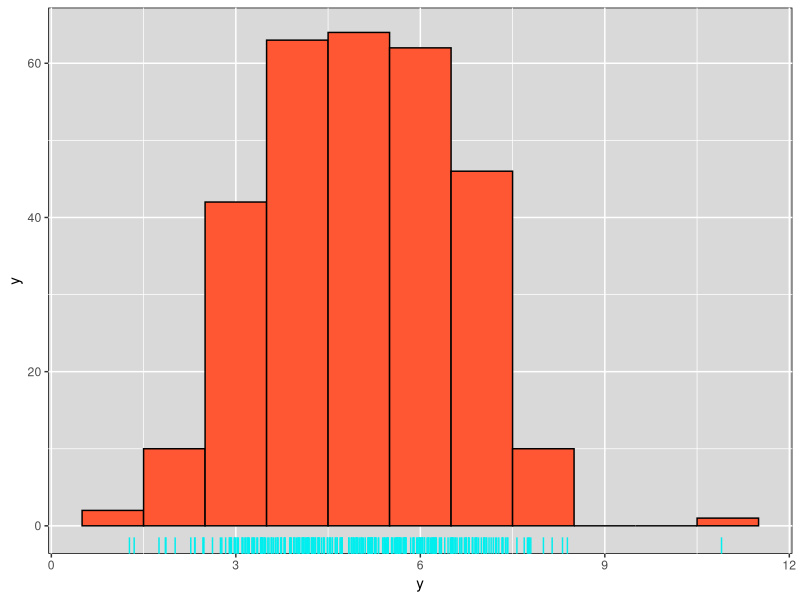

Write the R code that produced this figure. (Note: this script raises an error after producing the figure.)
# ESTEC - 18-20 December 2017
# by Rafael S. de Souza
# 
# (c) 2017, Rafael S. de Souza 
# 
# Customized MCMC sampler
# Case: Normal distribution

library(fitdistrplus)
library(ggplot2)
library(ggthemes)


# Generate data
set.seed(1056)                          # set seed to replicate example
nobs = 300                              # number of obs in model
y <- rnorm(nobs,5,1.5)                  # random uniform variable

gd <- data.frame(x=y)

ggplot(data = gd,aes(x = y)) +
  geom_histogram(binwidth=1,fill="#FF5733",color="black") + 
  scale_fill_tableau()  + 
  #theme_xkcd() +
  geom_rug(sides = "b", aes(y = 0), position = "jitter", colour = "cyan2")+
  theme(panel.background = element_rect(color = "black", fill = "gray85") )


## Fit a normal distribution to the 50 random data set
fitdist(y,"norm") 

# Likelihood function
likelihood <- function(param){
  "Normal likelihood"
  
  mu = param[1]
  sd = param[2]
  LL = dnorm(y, mean = mu, sd = sd)
  return(sum(log(LL)))
}


# Fit via ML
LL <- function(mu,sd){
  -likelihood(c(mu,sd))
}

fit <- mle(LL, start = list( mu = 1, sd = 1), method = "L-BFGS-B", lower = c(-Inf, 0))
summary(fit)

# Prior distribution
prior <- function(param){
  mu  = param[1]
  sd = param[2]
  muprior = dnorm(mu, mean = 0,sd = 10, log = T)
  sdprior = dunif(sd, min = 0.001, max = 10, log = T)
  return(muprior +  sdprior)
}

# Posterior
p_target <- function(param){
  return(likelihood(param) + prior(param))
}

proposalfunction <- function(param,alpha=0.75){
  return(c(rnorm(1,mean = param[1],sd = 0.25),max(1e-3,runif(1,param[2] - alpha,param[2]+alpha))))
}

startvalue <- c(1,2)

# Define Bernoulli sampler as special case of binomial distribution
rbern <- function(p){
  rbinom(1,1,p)
  }

run_metropolis_MCMC <- function(startvalue, iterations){
  chain = array(dim = c(iterations + 1,2))
  chain[1,] = startvalue
  
  for (i in 1:iterations){
    s_prop = proposalfunction(chain[i,])
    
    #Hasting ratio: exponential term accounts for loglikelihood and priors 
    H = exp(p_target(s_prop) - p_target(chain[i,]))
    
    # acceptance probability
    p_trans = min(1,H)
    Jump = rbern(p_trans)
    
    if (Jump == 1){
      chain[i + 1,] = s_prop
    }else{
      chain[i + 1,] = chain[i,]
    }
  }
  return(chain)
}
N_it <- 1000
burnIn <- 200
chain = run_metropolis_MCMC(startvalue, N_it)

chain2 <- data.frame(chain[,1],chain[,2])
chain2$burn <- as.factor(c(rep("burnin",burnIn + 1),rep("chain",N_it-burnIn)))
colnames(chain2) <- c("x","y","iteration")

# Plot
plot(chain2[,1],chain2[,2],type ="l")


ggplot(chain2,aes(x = x,fill = iteration)) +
  #  geom_point(size=0.2) +
  geom_bar(width=0.025) + scale_fill_tableau()  + 
  #  geom_density_2d(size=0.1) +
  xlab(expression(y)) + ylab("Counts") +
  # theme_xkcd() +
  theme(panel.background = element_rect(color = "black", fill = "gray85") )


d0 <- data.frame(x=5,y=1.5)
 ggplot(chain2,aes(x=x,y=y,colour=iteration)) +
 geom_path() + scale_color_tableau()  + 
  geom_point(data=d0,mapping=aes(x=x,y=y),colour="red") +
  #  geom_density_2d(size=0.1) +
  xlab(expression(mu)) + ylab(expression(sigma)) +
  # theme_xkcd() +
  theme(panel.background = element_rect(color = "black", fill = "gray85") ) 
